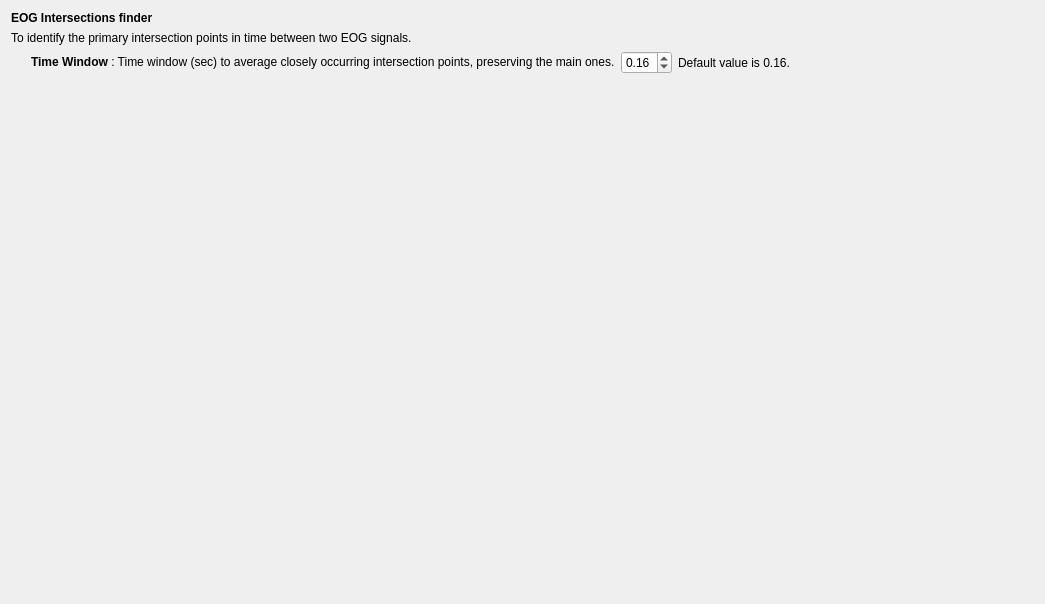
<?xml version="1.0" encoding="UTF-8"?>
<ui version="4.0">
 <class>EOGIntersectionsFinderSettingsView</class>
 <widget class="QWidget" name="EOGIntersectionsFinderSettingsView">
  <property name="geometry">
   <rect>
    <x>0</x>
    <y>0</y>
    <width>1045</width>
    <height>604</height>
   </rect>
  </property>
  <property name="windowTitle">
   <string>Form</string>
  </property>
  <property name="styleSheet">
   <string notr="true">font: 12pt &quot;Roboto&quot;;</string>
  </property>
  <layout class="QHBoxLayout" name="horizontalLayout_2">
   <item>
    <layout class="QVBoxLayout" name="verticalLayout">
     <item>
      <widget class="QLabel" name="label_4">
       <property name="text">
        <string>&lt;html&gt;&lt;head/&gt;&lt;body&gt;&lt;p&gt;&lt;span style=&quot; font-weight:600;&quot;&gt;EOG Intersections finder&lt;/span&gt;&lt;/p&gt;&lt;/body&gt;&lt;/html&gt;</string>
       </property>
      </widget>
     </item>
     <item>
      <widget class="QLabel" name="label">
       <property name="text">
        <string>To identify the primary intersection points in time between two EOG signals.</string>
       </property>
      </widget>
     </item>
     <item>
      <layout class="QHBoxLayout" name="horizontalLayout">
       <item>
        <spacer name="horizontalSpacer_3">
         <property name="orientation">
          <enum>Qt::Horizontal</enum>
         </property>
         <property name="sizeType">
          <enum>QSizePolicy::Fixed</enum>
         </property>
         <property name="sizeHint" stdset="0">
          <size>
           <width>20</width>
           <height>20</height>
          </size>
         </property>
        </spacer>
       </item>
       <item>
        <widget class="QLabel" name="label_5">
         <property name="text">
          <string>&lt;html&gt;&lt;head/&gt;&lt;body&gt;&lt;p&gt;&lt;span style=&quot; font-weight:600;&quot;&gt;Time Window&lt;/span&gt; : Time window (sec) to average closely occurring intersection points, preserving the main ones.&lt;/p&gt;&lt;/body&gt;&lt;/html&gt;</string>
         </property>
        </widget>
       </item>
       <item>
        <widget class="QDoubleSpinBox" name="doubleSpinBox_timeWin">
         <property name="maximum">
          <double>5.000000000000000</double>
         </property>
         <property name="singleStep">
          <double>0.010000000000000</double>
         </property>
         <property name="value">
          <double>0.160000000000000</double>
         </property>
        </widget>
       </item>
       <item>
        <widget class="QLabel" name="label_2">
         <property name="text">
          <string>Default value is 0.16.</string>
         </property>
        </widget>
       </item>
      </layout>
     </item>
     <item>
      <spacer name="verticalSpacer">
       <property name="orientation">
        <enum>Qt::Vertical</enum>
       </property>
       <property name="sizeHint" stdset="0">
        <size>
         <width>20</width>
         <height>40</height>
        </size>
       </property>
      </spacer>
     </item>
    </layout>
   </item>
   <item>
    <spacer name="horizontalSpacer">
     <property name="orientation">
      <enum>Qt::Horizontal</enum>
     </property>
     <property name="sizeHint" stdset="0">
      <size>
       <width>292</width>
       <height>20</height>
      </size>
     </property>
    </spacer>
   </item>
  </layout>
 </widget>
 <resources>
  <include location="../../../../scinodes_poc/src/main/python/ui/themes/themes.qrc"/>
 </resources>
 <connections/>
</ui>
